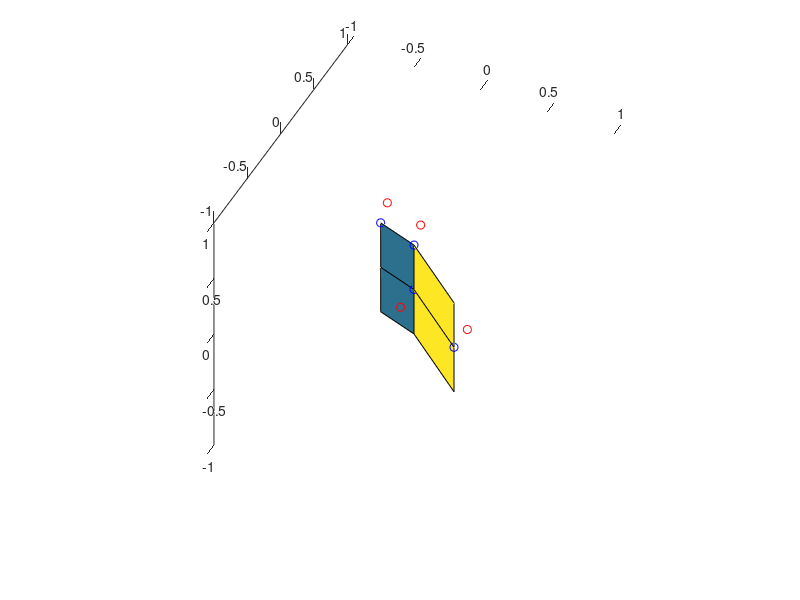

The MATLAB source for this figure: (Note: this script raises an error after producing the figure.)
% requires geom2d and geom3d

figure(1); clf; hold on;
axis equal;
axis([-1 1 -1 1 -1 1]);
set(gcf, 'renderer', 'opengl');
set(gca, 'CameraPosition', [-400 400 200]);

X = [[-0.4 -0.4 -0.4]; [0    0   0]; [ 0.1  0.1  0.1]];
Y = [[-0.4    0  0.4]; [-0.4 0 0.4]; [-0.4  0    0.4]];
Z = [[0.5   0.5  0.5]; [0    0   0]; [-0.3 -0.3 -0.3]];

control_points = [[0 0 0]; [-0.4 0 0.5]; [0 0.4 0]; [0.1 0.4 -0.3]];
displacements = [[-0.2 0 0]; [0.2 0 0]; [0.1 0.1 0]; [0.1 0.1 0]];

surface(X, Y, Z);

drawPoint3d(control_points, 'color', 'blue');
drawPoint3d(control_points + displacements, 'color', 'red');

[mapping_coeffs, poly_coeffs] = ...
    find_tps_coefficients(control_points, displacements);

[fX, fY, fZ] = deform_surface_tps(X, Y, Z, control_points, mapping_coeffs, poly_coeffs);

surface(fX, fY, fZ);